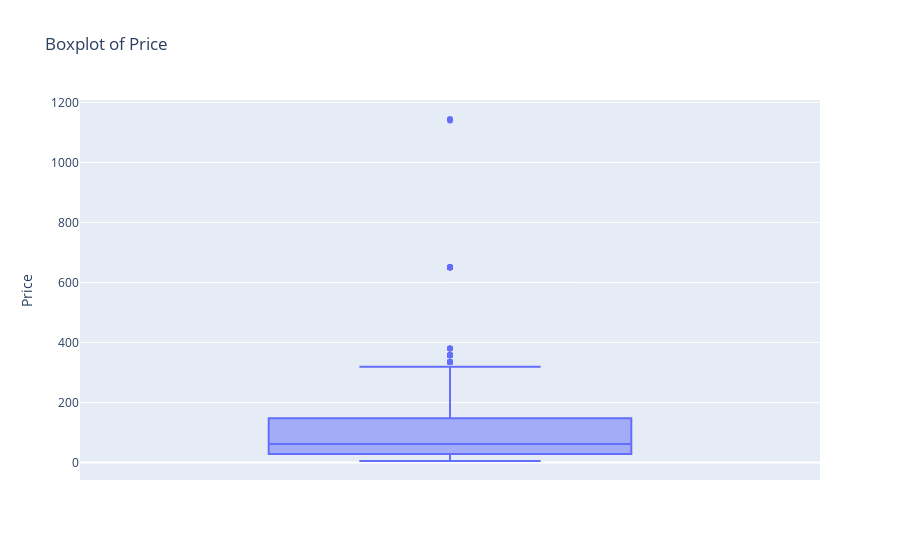
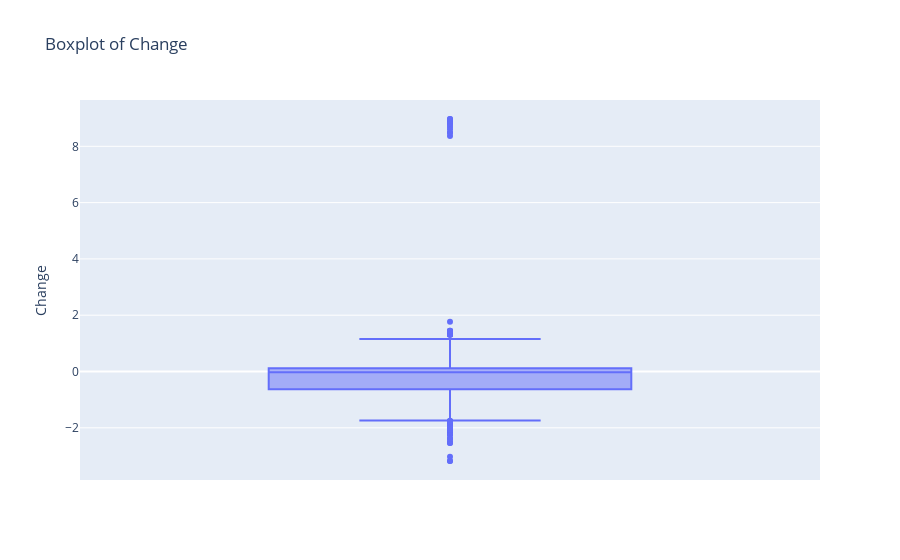
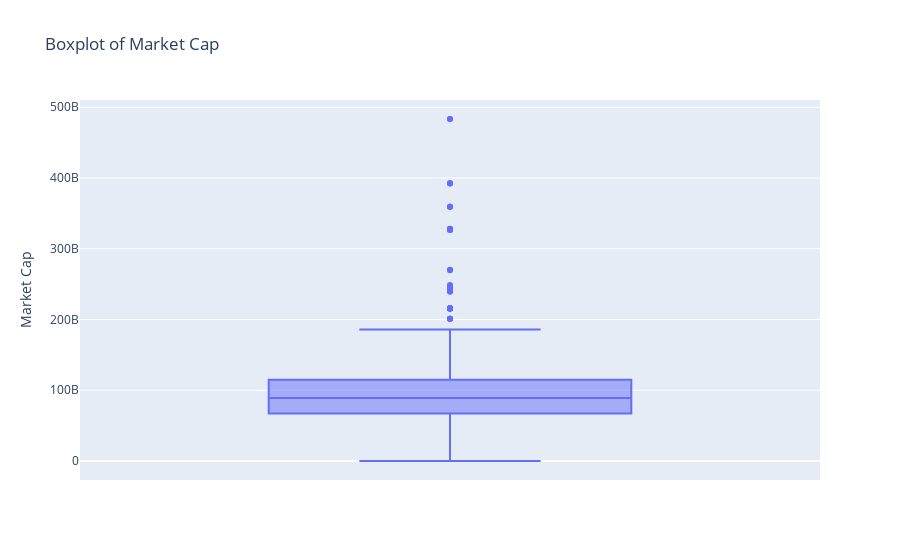
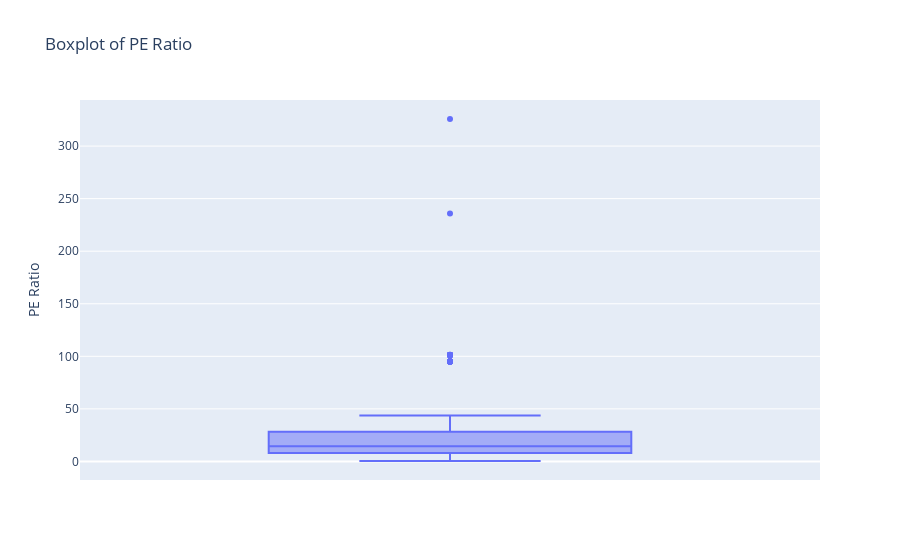

Notebook code cell kept with these figures, in order:
### Markdown cell above
Histograms Analysis: 

As you can see above, the distribution for Price is right-skewed. This indicates that most of the stocks in this data tend to have lower prices, although there are a few stocks which have very high prices. This is relevant for investors because it can promote investors to invest in multiple different stocks. It would also be relevant when considering a stock is worthwile to invest in.

The distribution for Change is also right-skewed, though most of the companies are near 0. This means that for those stocks, there is not much change on a day-to-day basis. However, there are some stocks with high rates of change. This means that there is a significant change for those stocks on a daily basis. This is relevant for investors because it could provide insight as to whether they are comfortable with small/large changes of their stocks' prices.

The distribution for Market Cap is also right-skewed. This indicates that most of the companies have low market capitalizations, while there are some companies that have very high market capitalizations. Most of the companies seem to have a market capitalization near $100B. These indicate large and well established companies. It would be relevant when considering what stocks to invest in. 

The distribution for PE Ratio is heavily right-skewed. This indicates that most of the companies have lower PE ratios. There are a few stocks that have high PE ratios. This means that the lower PE stocks may show undervaluation. Alternatively, the high PE ratio stocks may show overvaluation. This would be relevant when considering what stocks to invest in, combined with prices.

### Code cell
# 4 Distributions of continuous variables / Outliers Continued
# Boxplot for each continuous variable
for col in cont_var:
    fig = px.box(data, y=col, title=f'Boxplot of {col}')
    fig.show()

### Figure 1 — Plotly figure (JSON) as saved in the notebook; plotly's stock layout.template omitted (floating-point values rounded to 4 significant figures; data arrays with more than 128 entries replaced by an {"elided": "..."} marker saying what was removed)
{"data": [{"alignmentgroup": "True", "hovertemplate": "Price=%{y}<extra></extra>", "legendgroup": "", "marker": {"color": "#636efa"}, "name": "", "notched": false, "offsetgroup": "", "orientation": "v", "showlegend": false, "type": "box", "x0": " ", "xaxis": "x", "y": {"elided": "425 float values"}, "y0": " ", "yaxis": "y"}], "layout": {"boxmode": "group", "legend": {"tracegroupgap": 0}, "title": {"text": "Boxplot of Price"}, "xaxis": {"anchor": "y", "domain": [0, 1]}, "yaxis": {"anchor": "x", "domain": [0, 1], "title": {"text": "Price"}}}}

### Figure 2 — Plotly figure (JSON) as saved in the notebook; plotly's stock layout.template omitted (floating-point values rounded to 4 significant figures; data arrays with more than 128 entries replaced by an {"elided": "..."} marker saying what was removed)
{"data": [{"alignmentgroup": "True", "hovertemplate": "Change=%{y}<extra></extra>", "legendgroup": "", "marker": {"color": "#636efa"}, "name": "", "notched": false, "offsetgroup": "", "orientation": "v", "showlegend": false, "type": "box", "x0": " ", "xaxis": "x", "y": {"elided": "425 float values"}, "y0": " ", "yaxis": "y"}], "layout": {"boxmode": "group", "legend": {"tracegroupgap": 0}, "title": {"text": "Boxplot of Change"}, "xaxis": {"anchor": "y", "domain": [0, 1]}, "yaxis": {"anchor": "x", "domain": [0, 1], "title": {"text": "Change"}}}}

### Figure 3 — Plotly figure (JSON) as saved in the notebook; plotly's stock layout.template omitted (floating-point values rounded to 4 significant figures; data arrays with more than 128 entries replaced by an {"elided": "..."} marker saying what was removed)
{"data": [{"alignmentgroup": "True", "hovertemplate": "Market Cap=%{y}<extra></extra>", "legendgroup": "", "marker": {"color": "#636efa"}, "name": "", "notched": false, "offsetgroup": "", "orientation": "v", "showlegend": false, "type": "box", "x0": " ", "xaxis": "x", "y": {"elided": "425 float values"}, "y0": " ", "yaxis": "y"}], "layout": {"boxmode": "group", "legend": {"tracegroupgap": 0}, "title": {"text": "Boxplot of Market Cap"}, "xaxis": {"anchor": "y", "domain": [0, 1]}, "yaxis": {"anchor": "x", "domain": [0, 1], "title": {"text": "Market Cap"}}}}

### Figure 4 — Plotly figure (JSON) as saved in the notebook; plotly's stock layout.template omitted (floating-point values rounded to 4 significant figures; data arrays with more than 128 entries replaced by an {"elided": "..."} marker saying what was removed)
{"data": [{"alignmentgroup": "True", "hovertemplate": "PE Ratio=%{y}<extra></extra>", "legendgroup": "", "marker": {"color": "#636efa"}, "name": "", "notched": false, "offsetgroup": "", "orientation": "v", "showlegend": false, "type": "box", "x0": " ", "xaxis": "x", "y": {"elided": "425 float values"}, "y0": " ", "yaxis": "y"}], "layout": {"boxmode": "group", "legend": {"tracegroupgap": 0}, "title": {"text": "Boxplot of PE Ratio"}, "xaxis": {"anchor": "y", "domain": [0, 1]}, "yaxis": {"anchor": "x", "domain": [0, 1], "title": {"text": "PE Ratio"}}}}
